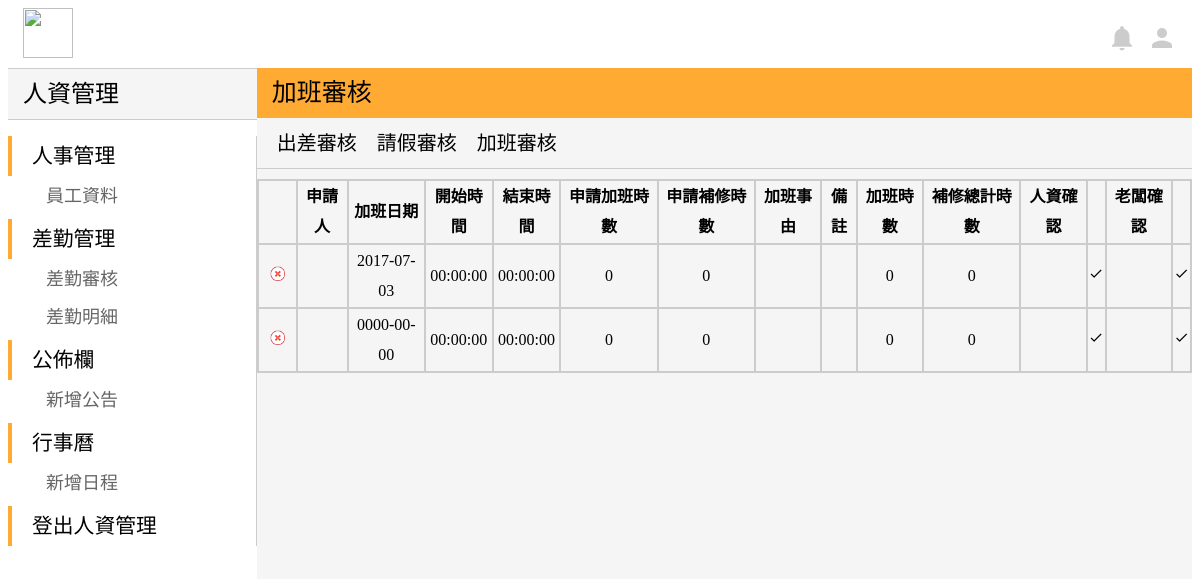
The app's page /admin_overtime.php with its own data.
### tables this page shows
CREATE TABLE `overtime_apply` (
  `id` int(10) NOT NULL AUTO_INCREMENT,
  `o_month` date DEFAULT NULL,
  `o_name` varchar(15) DEFAULT NULL,
  `o_date` date NOT NULL,
  `o_start` time NOT NULL,
  `o_end` time NOT NULL,
  `o_hrs` int(11) NOT NULL,
  `o_phrs` int(11) NOT NULL,
  `o_state` varchar(255) NOT NULL,
  `o_comment` varchar(255) NOT NULL,
  `o_total` int(11) NOT NULL,
  `o_ptotal` int(11) NOT NULL,
  `o_hrCheck` varchar(255) NOT NULL,
  `o_bossCheck` varchar(255) NOT NULL,
  PRIMARY KEY (`id`)
);

### admin_overtime.php (the view, shortened to what this page needs)
<!DOCTYPE html>
<?php
$servername = "localhost";
$username = "root";
$password = "root";
$dbname = "peopleresource";
try {
    $conn = mysqli_connect($servername,$username ,$password,$dbname);
    $sql = "SELECT * FROM overtime_apply";
    $result = mysqli_query($conn,$sql);
    }
catch(PDOException $e)
    {
    echo $sql . "<br>" . $e->getMessage();
    }
?>
<html>
<head>
	<link rel="stylesheet" href="indexStyle.css">
</head>
<body>
	<div class="top">
		<a href="user_index.php">
			<img src="http://www.lctech.com.tw/wp-content/uploads/bfi_thumb/%E6%9C%AA%E5%91%BD%E5%90%8D-1-%E6%8B%B7%E8%B2%9D-31w65e1o8bhj94p9q5patm@2x.png" width="50" height="50" style="float:left;margin-left:15px">
		</a>
		<a href="user_profile.php">
			<i class="material-icons" style="margin-top:15px;margin-right:15px;margin-left:5px;float:right;font-size:30px;color:#CCC">person</i>
		</a>
		<a href="#">
			<i class="material-icons" style="margin-top:15px;margin-left:5px;margin-right:5px;float:right;font-size:30px;color:#CCC">notifications</i>
		</a>
	</div>
	<div class="down">
		<div class="left">
			<div class="left-top">
				<a href="#" style="line-height:50px;font-family:Microsoft JhengHei;font-size:150%;margin:auto 15px">人資管理</a>
			</div>
			<div style="border-right:solid 1px #CCC">
				<div>
					<div class="left-title">
						<p style="margin:auto 20px">人事管理</p>
					</div>
					<div class="left-list">
						<a href="admin_employee.php" style="margin:auto 30px;color:#666666">員工資料</a>
					</div>
				</div>
				<div>
					<div class="left-title">
						<p style="margin:auto 20px">差勤管理</p>
					</div>
					<div class="left-list">
						<p style="margin:auto 30px;color:#666666">差勤審核</p>
					</div>
					<div class="left-list">
						<a href="#" style="margin:auto 30px;color:#666666">差勤明細</a>
					</div>
				</div>
				<div>
					<div class="left-title">
						<p style="margin:auto 20px">公佈欄</p>
					</div>
					<div class="left-list">
						<a href="#" style="margin:auto 30px;color:#666666">新增公告</a>
					</div>
				</div>
				<div>
					<div class="left-title">
						<p style="margin:auto 20px">行事曆</p>
					</div>
					<div class="left-list">
						<a href="#" style="margin:auto 30px;color:#666666">新增日程</a>
					</div>
				</div>
				<div>
					<div class="left-title">
						<a href="user_index.php" style="margin:auto 20px">登出人資管理</a>
					</div>
				</div>
			</div>
		</div>
		<div class="right">
			<div class="right-top">
				<p style="line-height:50px;font-family:Microsoft JhengHei;font-size:25px;margin:auto 15px">加班審核</p>
			</div>
			<div>
				<div style="width:100%;height:50px;margin:auto;;border-bottom:solid 1px #CCC;">
					<a href="admin_bTrip.php" class="right-title">出差審核</a>
					<a href="admin_leave.php" class="right-title">請假審核</a>
					<a href="admin_overtime.php" class="right-title">加班審核</a>
				</div>
				<div>
					<table cellspacing="0">
						<th></th>
						<th>申請人</th>
						<th>加班日期</th>
						<th>開始時間</th>
						<th>結束時間</th>
						<th>申請加班時數</th>
						<th>申請補修時數</th>
						<th>加班事由</th>
						<th>備註</th>
						<th>加班時數</th>
						<th>補修總計時數</th>
						<th>人資確認</th>
						<th></th>
						<th>老闆確認</th>
						<th></th>
					<?php
						while($row = mysqli_fetch_array($result)) {
					?>
						<tr>
						<td><a href="admin_delete_bTrip.php?id=<?php echo $row["id"]; ?>"  class="link"><img alt='Delete' title='Delete' src='images/delete.png' width='15px' height='15px' hspace='10' /></a></td>
						<td><?php echo $row["o_name"]; ?></td>
						<td><?php echo $row["o_date"]; ?></td>
						<td><?php echo $row["o_start"]; ?></td>
						<td><?php echo $row["o_end"];?></td>
						<td><?php echo $row["o_hrs"];?></td>
						<td><?php echo $row["o_phrs"];?></td>
						<td><?php echo $row["o_state"]?></td>
						<td><?php echo $row["o_comment"];?></td>
						<td><?php echo $row["o_total"];?></td>
						<td><?php echo $row["o_ptotal"];?></td>
						<td><?php echo $row["o_hrCheck"];?></td>
						<td><a href="admin_bTrip_hrCheck.php?id=<?php echo $row["id"]; ?>" class="link">
						<i class="material-icons" style="font-size:15px">check</i></a></td>
						<td><?php echo $row["o_bossCheck"]; ?></td>
						<td><a href="admin_bTrip_bossCheck.php?id=<?php echo $row["id"]; ?>" class="link">
						<i class="material-icons" style="font-size:15px">check</i></a></td>
						</tr>
					<?php } ?>
					</table>
				</div>
			</div>
		</div>
	</div>
</body>
</html>

### indexStyle.css (style rules this page uses)
a { text-decoration:none; }
a:link { color: black; }
.top { width:100%; height:60px; background-color:white; margin:auto; }
.down { width:100%; height:auto; background-color:white; margin:auto; }
.left { width:21%; height:auto; background-color:white; margin:auto; float:left; }
.right { width:79%; height:1000px; background-color:#F5F5F5; margin:auto; float:right; }
.left-top { width:100%; height:50px; background-color:#F5F5F5; margin:auto; border-top:solid 1px #CCC; border-bottom:solid 1px #CCC; }
.right-top { width:100%; height:50px; background-color:#FFAA33; margin:auto; }
.left-title { width:100%; height:40px; text-align:left; font-family:Microsoft JhengHei; border-left:solid 4px #FFAA33; margin-bottom:5px; line-height:40px; font-size:130%; }
.left-list { width:100%; height:35px; text-align:left; font-family:Microsoft JhengHei; margin-left:8px; margin-bottom:3px; font-size:18px; }
.right-title { float:left; line-height:50px; margin-left:20px; font-size:20px; font-family: Microsoft JhengHei; cursor:pointer; }
table { margin-top:10px; width:100%; border:solid 1px #CCC; font-family:Microsoft JhengHei; font-size:16px; line-height:30px; }
td,th,tr { border:solid 1px #CCC; font-family:Microsoft JhengHei; font-size:16px; text-align:center; }

### records on screen
overtime_apply: o_date "2017-07-03", o_start "00:00:00", o_end "00:00:00", o_hrs "0", o_phrs "0", o_total "0", o_ptotal "0"
overtime_apply: o_date "0000-00-00", o_start "00:00:00", o_end "00:00:00", o_hrs "0", o_phrs "0", o_total "0", o_ptotal "0"
